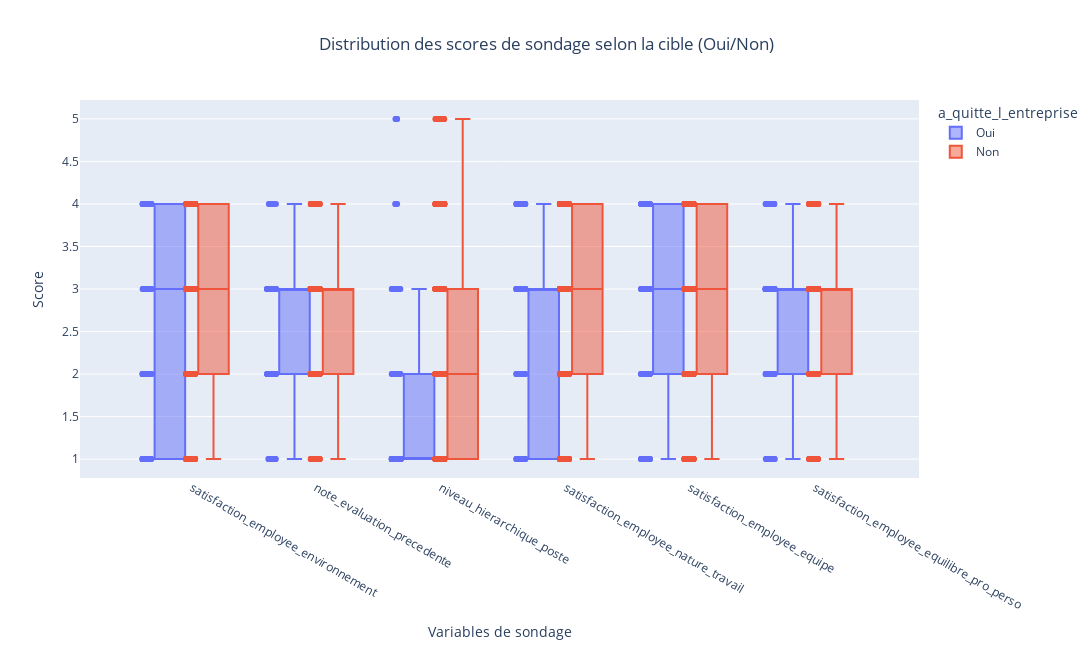

The notebook cell this image was saved under:
### Markdown cell above
#### Analyse des boxplot des sondages

### Code cell
cols_scores = [
    "satisfaction_employee_environnement",
    "note_evaluation_precedente",
    "niveau_hierarchique_poste",
    "satisfaction_employee_nature_travail",
    "satisfaction_employee_equipe",
    "satisfaction_employee_equilibre_pro_perso",
]

df_long = donnees_rh[["a_quitte_l_entreprise"] + cols_scores].melt(
    id_vars="a_quitte_l_entreprise", 
    var_name="Variable", 
    value_name="Score"
)
fig7 = px.box(
    df_long,
    x="Variable",
    y="Score",
    color="a_quitte_l_entreprise",
    title="Distribution des scores de sondage selon la cible (Oui/Non)",
    points="all",
)

fig7.update_layout(
    width=1100,
    height=650,
    title_x=0.5,
    xaxis_title="Variables de sondage",
    yaxis_title="Score"
)

fig7.show()
pio.write_image(fig7, "../Graph/graph_etape_1/Boxplot_cible_sondages.png")

### Figure 1 — Plotly figure (JSON) as saved in the notebook; plotly's stock layout.template omitted (floating-point values rounded to 4 significant figures; data arrays with more than 128 entries replaced by an {"elided": "..."} marker saying what was removed)
{"data": [{"alignmentgroup": "True", "boxpoints": "all", "hovertemplate": "a_quitte_l_entreprise=Oui<br>Variable=%{x}<br>Score=%{y}<extra></extra>", "legendgroup": "Oui", "marker": {"color": "#636efa"}, "name": "Oui", "notched": false, "offsetgroup": "Oui", "orientation": "v", "showlegend": true, "type": "box", "x": {"elided": "1422 str values"}, "x0": " ", "xaxis": "x", "y": {"elided": "1422 int values"}, "y0": " ", "yaxis": "y"}, {"alignmentgroup": "True", "boxpoints": "all", "hovertemplate": "a_quitte_l_entreprise=Non<br>Variable=%{x}<br>Score=%{y}<extra></extra>", "legendgroup": "Non", "marker": {"color": "#EF553B"}, "name": "Non", "notched": false, "offsetgroup": "Non", "orientation": "v", "showlegend": true, "type": "box", "x": {"elided": "7398 str values"}, "x0": " ", "xaxis": "x", "y": {"elided": "7398 int values"}, "y0": " ", "yaxis": "y"}], "layout": {"boxmode": "group", "height": 650, "legend": {"title": {"text": "a_quitte_l_entreprise"}, "tracegroupgap": 0}, "title": {"text": "Distribution des scores de sondage selon la cible (Oui/Non)", "x": 0.5}, "width": 1100, "xaxis": {"anchor": "y", "domain": [0, 1], "title": {"text": "Variables de sondage"}}, "yaxis": {"anchor": "x", "domain": [0, 1], "title": {"text": "Score"}}}}
